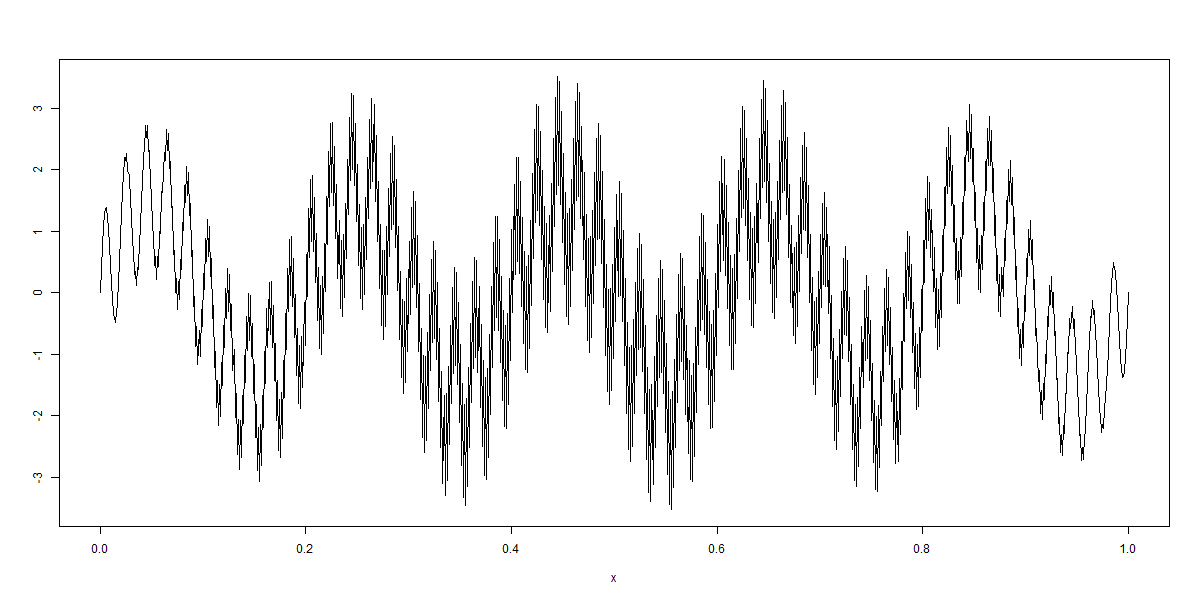

Here is the R script that generated this plot:
## 处处连续处处不可微分的函数
N = 10
a <<- 0.8
b <<- 10 #保证ab > 1 + 3/2*pi
Weierstrass <- function(x,n){
  v = purrr::map_dbl(x,\(x){ sum(a^n * sin(b^n * pi * x))})
  return(v)
}
par(mfrow = c(1,1))
curve(expr = Weierstrass(x,1:N),from = 0,to = 1,n = 1000,lwd = 1,
      ylab = "Weierstrass函数",main = "处处连续处处不可导")

### 提高绘图精度 ====
png(file = "Weierstrass函数.png", width = 1200, height = 600)
p = curve(expr = Weierstrass(x,1:N),from = 0,to = 1,n = 1000,lwd = 1,
      ylab = "Weierstrass函数",main = "处处连续处处不可导")
dev.off( )
